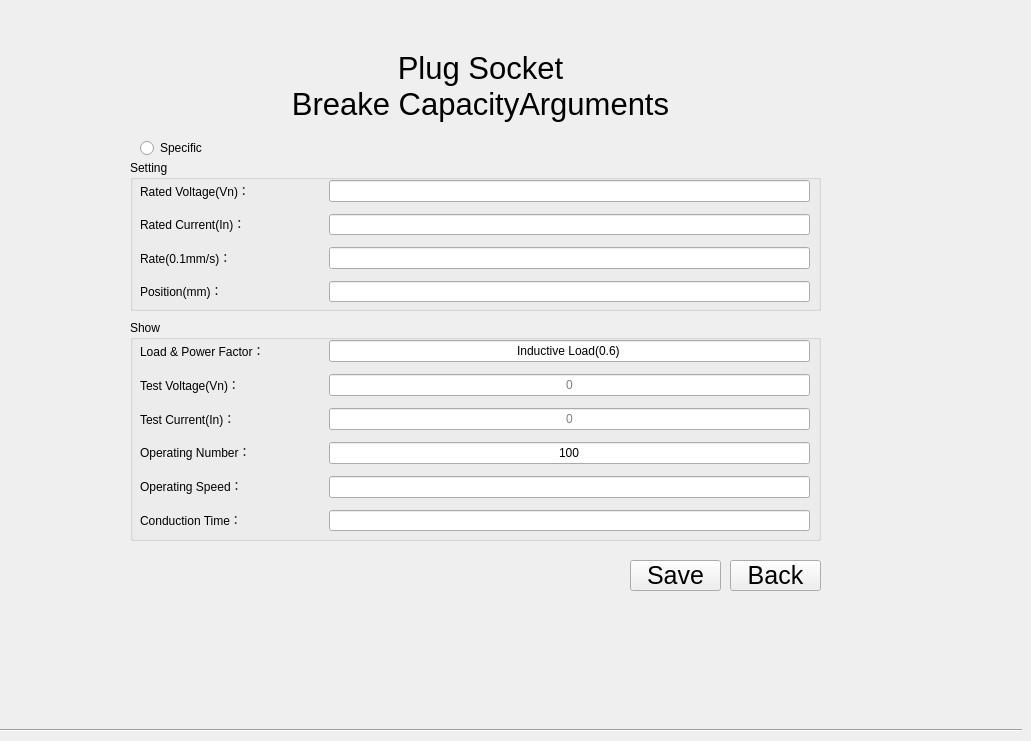
   <widget class="QWidget" name="page_20">
    <widget class="QToolButton" name="toolButton_save20">
     <property name="geometry">
      <rect>
       <x>630</x>
       <y>560</y>
       <width>91</width>
       <height>31</height>
      </rect>
     </property>
     <property name="font">
      <font>
       <pointsize>19</pointsize>
      </font>
     </property>
     <property name="text">
      <string>Save</string>
     </property>
    </widget>
    <widget class="QToolButton" name="toolButton_close_20">
     <property name="geometry">
      <rect>
       <x>730</x>
       <y>560</y>
       <width>91</width>
       <height>31</height>
      </rect>
     </property>
     <property name="font">
      <font>
       <pointsize>19</pointsize>
      </font>
     </property>
     <property name="text">
      <string>Back</string>
     </property>
     <property name="autoRaise">
      <bool>false</bool>
     </property>
    </widget>
    <widget class="Line" name="line_3">
     <property name="geometry">
      <rect>
       <x>0</x>
       <y>729</y>
       <width>1022</width>
       <height>3</height>
      </rect>
     </property>
     <property name="orientation">
      <enum>Qt::Horizontal</enum>
     </property>
    </widget>
    <widget class="QGroupBox" name="groupBox_2">
     <property name="geometry">
      <rect>
       <x>130</x>
       <y>160</y>
       <width>691</width>
       <height>151</height>
      </rect>
     </property>
     <property name="font">
      <font>
       <weight>50</weight>
       <bold>false</bold>
      </font>
     </property>
     <property name="styleSheet">
      <string notr="true"/>
     </property>
     <property name="title">
      <string>Setting</string>
     </property>
     <widget class="QWidget" name="gridLayoutWidget_29">
      <property name="geometry">
       <rect>
        <x>199</x>
        <y>20</y>
        <width>481</width>
        <height>122</height>
       </rect>
      </property>
      <layout class="QGridLayout" name="gridLayout_36">
       <property name="topMargin">
        <number>0</number>
       </property>
       <property name="horizontalSpacing">
        <number>6</number>
       </property>
       <property name="verticalSpacing">
        <number>12</number>
       </property>
       <item row="0" column="0">
        <widget class="QLineEdit" name="lineEdit_breakingVn">
         <property name="toolTip">
          <string>130/250/440(V)</string>
         </property>
         <property name="styleSheet">
          <string notr="true"/>
         </property>
         <property name="alignment">
          <set>Qt::AlignLeading|Qt::AlignLeft|Qt::AlignVCenter</set>
         </property>
        </widget>
       </item>
       <item row="1" column="0">
        <widget class="QLineEdit" name="lineEdit_breakingIn">
         <property name="toolTip">
          <string>0-32(A)</string>
         </property>
         <property name="maxLength">
          <number>2</number>
         </property>
         <property name="alignment">
          <set>Qt::AlignLeading|Qt::AlignLeft|Qt::AlignVCenter</set>
         </property>
        </widget>
       </item>
       <item row="2" column="0">
        <widget class="QLineEdit" name="lineEdit_breaking_rate_t">
         <property name="toolTip">
          <string>mm/s</string>
         </property>
         <property name="styleSheet">
          <string notr="true"/>
         </property>
         <property name="text">
          <string/>
         </property>
         <property name="maxLength">
          <number>3</number>
         </property>
         <property name="alignment">
          <set>Qt::AlignLeading|Qt::AlignLeft|Qt::AlignVCenter</set>
         </property>
        </widget>
       </item>
       <item row="3" column="0">
        <widget class="QLineEdit" name="lineEdit_breaking_position_t">
         <property name="toolTip">
          <string>mm</string>
         </property>
         <property name="text">
          <string/>
         </property>
         <property name="maxLength">
          <number>3</number>
         </property>
         <property name="alignment">
          <set>Qt::AlignLeading|Qt::AlignLeft|Qt::AlignVCenter</set>
         </property>
        </widget>
       </item>
      </layout>
     </widget>
     <widget class="QWidget" name="gridLayoutWidget_28">
      <property name="geometry">
       <rect>
        <x>10</x>
        <y>20</y>
        <width>171</width>
        <height>121</height>
       </rect>
      </property>
      <layout class="QGridLayout" name="gridLayout_35">
       <property name="sizeConstraint">
        <enum>QLayout::SetDefaultConstraint</enum>
       </property>
       <property name="topMargin">
        <number>0</number>
       </property>
       <property name="verticalSpacing">
        <number>12</number>
       </property>
       <item row="1" column="0">
        <widget class="QLabel" name="label_breakingIn">
         <property name="styleSheet">
          <string notr="true"/>
         </property>
         <property name="text">
          <string>Rated Current(In)：</string>
         </property>
         <property name="alignment">
          <set>Qt::AlignLeading|Qt::AlignLeft|Qt::AlignVCenter</set>
         </property>
        </widget>
       </item>
       <item row="2" column="0">
        <widget class="QLabel" name="label_breaking_rate_t">
         <property name="styleSheet">
          <string notr="true"/>
         </property>
         <property name="text">
          <string>Rate(0.1mm/s)：</string>
         </property>
         <property name="alignment">
          <set>Qt::AlignLeading|Qt::AlignLeft|Qt::AlignVCenter</set>
         </property>
        </widget>
       </item>
       <item row="0" column="0">
        <widget class="QLabel" name="label_breakingVn">
         <property name="styleSheet">
          <string notr="true"/>
         </property>
         <property name="text">
          <string>Rated Voltage(Vn)：</string>
         </property>
         <property name="alignment">
          <set>Qt::AlignLeading|Qt::AlignLeft|Qt::AlignVCenter</set>
         </property>
        </widget>
       </item>
       <item row="3" column="0">
        <widget class="QLabel" name="label_breaking_position_t">
         <property name="styleSheet">
          <string notr="true"/>
         </property>
         <property name="text">
          <string>Position(mm)：</string>
         </property>
         <property name="alignment">
          <set>Qt::AlignLeading|Qt::AlignLeft|Qt::AlignVCenter</set>
         </property>
        </widget>
       </item>
      </layout>
     </widget>
    </widget>
    <widget class="QGroupBox" name="groupBox_3">
     <property name="geometry">
      <rect>
       <x>130</x>
       <y>320</y>
       <width>691</width>
       <height>221</height>
      </rect>
     </property>
     <property name="minimumSize">
      <size>
       <width>351</width>
       <height>160</height>
      </size>
     </property>
     <property name="font">
      <font>
       <weight>50</weight>
       <bold>false</bold>
      </font>
     </property>
     <property name="styleSheet">
      <string notr="true"/>
     </property>
     <property name="title">
      <string>Show</string>
     </property>
     <widget class="QWidget" name="gridLayoutWidget_31">
      <property name="geometry">
       <rect>
        <x>10</x>
        <y>20</y>
        <width>171</width>
        <height>191</height>
       </rect>
      </property>
      <layout class="QGridLayout" name="gridLayout_38">
       <property name="topMargin">
        <number>0</number>
       </property>
       <property name="verticalSpacing">
        <number>12</number>
       </property>
       <item row="1" column="0">
        <widget class="QLabel" name="label_breakingVn_t">
         <property name="styleSheet">
          <string notr="true"/>
         </property>
         <property name="text">
          <string>Test Voltage(Vn)：</string>
         </property>
         <property name="alignment">
          <set>Qt::AlignLeading|Qt::AlignLeft|Qt::AlignVCenter</set>
         </property>
        </widget>
       </item>
       <item row="0" column="0">
        <widget class="QLabel" name="label_breakingRn">
         <property name="styleSheet">
          <string notr="true"/>
         </property>
         <property name="text">
          <string>Load &amp; Power Factor：</string>
         </property>
         <property name="alignment">
          <set>Qt::AlignLeading|Qt::AlignLeft|Qt::AlignVCenter</set>
         </property>
        </widget>
       </item>
       <item row="2" column="0">
        <widget class="QLabel" name="label_breakingIn_t">
         <property name="styleSheet">
          <string notr="true"/>
         </property>
         <property name="text">
          <string>Test Current(In)：</string>
         </property>
         <property name="alignment">
          <set>Qt::AlignLeading|Qt::AlignLeft|Qt::AlignVCenter</set>
         </property>
        </widget>
       </item>
       <item row="4" column="0">
        <widget class="QLabel" name="label_breaking_handleRate">
         <property name="styleSheet">
          <string notr="true"/>
         </property>
         <property name="text">
          <string>Operating Speed：</string>
         </property>
         <property name="alignment">
          <set>Qt::AlignLeading|Qt::AlignLeft|Qt::AlignVCenter</set>
         </property>
        </widget>
       </item>
       <item row="3" column="0">
        <widget class="QLabel" name="label_breaking_handleNum">
         <property name="styleSheet">
          <string notr="true"/>
         </property>
         <property name="text">
          <string>Operating Number：</string>
         </property>
         <property name="alignment">
          <set>Qt::AlignLeading|Qt::AlignLeft|Qt::AlignVCenter</set>
         </property>
        </widget>
       </item>
       <item row="5" column="0">
        <widget class="QLabel" name="label_breaking_tongTime">
         <property name="styleSheet">
          <string notr="true"/>
         </property>
         <property name="text">
          <string>Conduction Time：</string>
         </property>
         <property name="alignment">
          <set>Qt::AlignLeading|Qt::AlignLeft|Qt::AlignVCenter</set>
         </property>
        </widget>
       </item>
      </layout>
     </widget>
     <widget class="QWidget" name="gridLayoutWidget_30">
      <property name="geometry">
       <rect>
        <x>199</x>
        <y>20</y>
        <width>481</width>
        <height>191</height>
       </rect>
      </property>
      <layout class="QGridLayout" name="gridLayout_37">
       <property name="topMargin">
        <number>0</number>
       </property>
       <property name="verticalSpacing">
        <number>12</number>
       </property>
       <item row="1" column="0">
        <widget class="QLineEdit" name="lineEdit_breakingVn_t">
         <property name="focusPolicy">
          <enum>Qt::ClickFocus</enum>
         </property>
         <property name="toolTip">
          <string>V</string>
         </property>
         <property name="alignment">
          <set>Qt::AlignCenter</set>
         </property>
         <property name="readOnly">
          <bool>true</bool>
         </property>
         <property name="placeholderText">
          <string>0</string>
         </property>
        </widget>
       </item>
       <item row="0" column="0">
        <widget class="QLineEdit" name="lineEdit_breakingRn">
         <property name="focusPolicy">
          <enum>Qt::NoFocus</enum>
         </property>
         <property name="text">
          <string>Inductive Load(0.6)</string>
         </property>
         <property name="alignment">
          <set>Qt::AlignCenter</set>
         </property>
         <property name="readOnly">
          <bool>true</bool>
         </property>
        </widget>
       </item>
       <item row="2" column="0">
        <widget class="QLineEdit" name="lineEdit_breakingIn_t">
         <property name="focusPolicy">
          <enum>Qt::ClickFocus</enum>
         </property>
         <property name="toolTip">
          <string>A</string>
         </property>
         <property name="alignment">
          <set>Qt::AlignCenter</set>
         </property>
         <property name="readOnly">
          <bool>true</bool>
         </property>
         <property name="placeholderText">
          <string>0</string>
         </property>
        </widget>
       </item>
       <item row="3" column="0">
        <widget class="QLineEdit" name="lineEdit_breaking_handleNum">
         <property name="focusPolicy">
          <enum>Qt::ClickFocus</enum>
         </property>
         <property name="text">
          <string>100</string>
         </property>
         <property name="alignment">
          <set>Qt::AlignCenter</set>
         </property>
         <property name="readOnly">
          <bool>true</bool>
         </property>
        </widget>
       </item>
       <item row="4" column="0">
        <widget class="QLineEdit" name="lineEdit_breaking_handleRate">
         <property name="focusPolicy">
          <enum>Qt::ClickFocus</enum>
         </property>
         <property name="toolTip">
          <string>/min</string>
         </property>
         <property name="text">
          <string/>
         </property>
         <property name="alignment">
          <set>Qt::AlignCenter</set>
         </property>
         <property name="readOnly">
          <bool>true</bool>
         </property>
        </widget>
       </item>
       <item row="5" column="0">
        <widget class="QLineEdit" name="lineEdit_breaking_tongTime">
         <property name="focusPolicy">
          <enum>Qt::ClickFocus</enum>
         </property>
         <property name="toolTip">
          <string>s</string>
         </property>
         <property name="text">
          <string/>
         </property>
         <property name="alignment">
          <set>Qt::AlignCenter</set>
         </property>
         <property name="readOnly">
          <bool>true</bool>
         </property>
        </widget>
       </item>
      </layout>
     </widget>
    </widget>
    <widget class="QLabel" name="label_5">
     <property name="geometry">
      <rect>
       <x>40</x>
       <y>40</y>
       <width>881</width>
       <height>91</height>
      </rect>
     </property>
     <property name="font">
      <font>
       <pointsize>23</pointsize>
      </font>
     </property>
     <property name="styleSheet">
      <string notr="true"/>
     </property>
     <property name="text">
      <string>Plug Socket
Breake CapacityArguments</string>
     </property>
     <property name="alignment">
      <set>Qt::AlignCenter</set>
     </property>
    </widget>
    <widget class="QRadioButton" name="radioButton_breaking">
     <property name="geometry">
      <rect>
       <x>140</x>
       <y>140</y>
       <width>81</width>
       <height>16</height>
      </rect>
     </property>
     <property name="focusPolicy">
      <enum>Qt::StrongFocus</enum>
     </property>
     <property name="styleSheet">
      <string notr="true"/>
     </property>
     <property name="text">
      <string>Specific</string>
     </property>
    </widget>
    <zorder>toolButton_save20</zorder>
    <zorder>toolButton_close_20</zorder>
    <zorder>line_3</zorder>
    <zorder>groupBox_3</zorder>
    <zorder>label_5</zorder>
    <zorder>groupBox_2</zorder>
    <zorder>radioButton_breaking</zorder>
   </widget>
